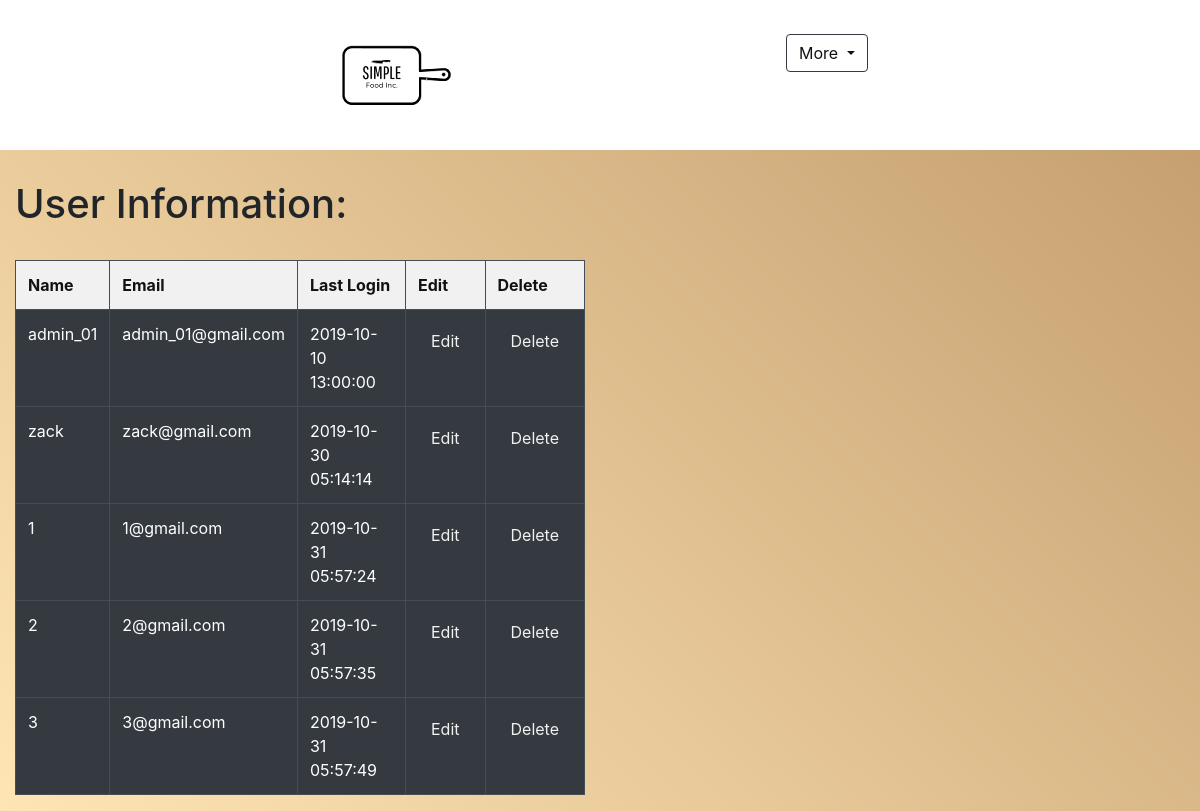
The app's page /admin.php, older data.
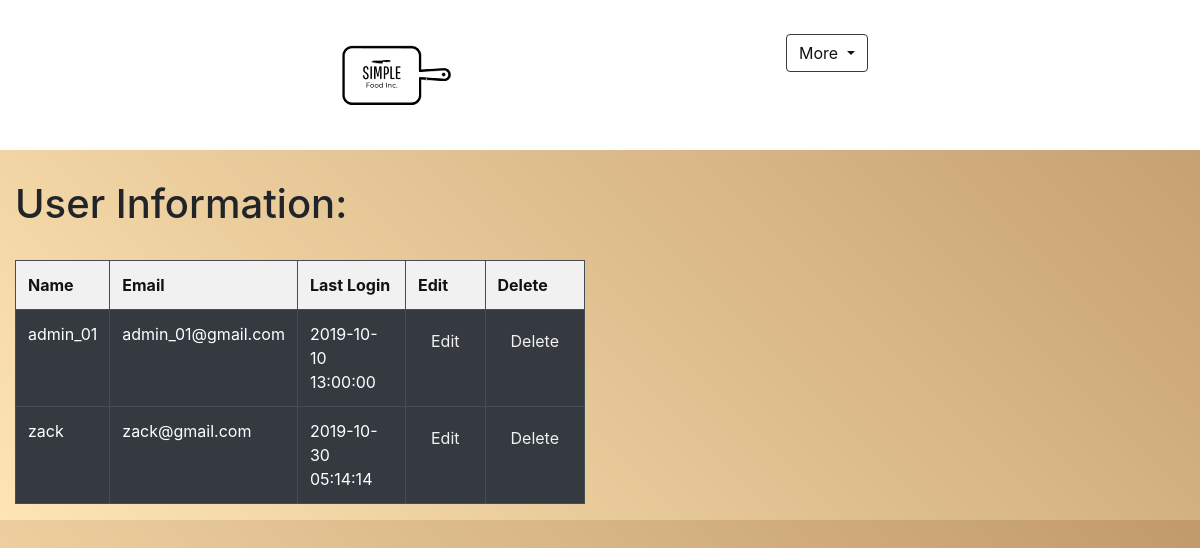
The same page, newer data.
### tables this page shows
CREATE TABLE IF NOT EXISTS `users` (
  `user_ID` int(11) NOT NULL AUTO_INCREMENT,
  `user_name` varchar(255) NOT NULL,
  `user_password` varchar(255) NOT NULL,
  `user_email` varchar(255) NOT NULL,
  `user_role` int(11) NOT NULL DEFAULT '1',
  `user_last_login` datetime NOT NULL,
  PRIMARY KEY (`user_ID`)
);

### admin.php (the view, shortened to what this page needs)
<!DOCTYPE html>
<html lang="en">
<head>
    <link rel="stylesheet" href="https://stackpath.bootstrapcdn.com/bootstrap/4.3.1/css/bootstrap.min.css">
</head>
<body>
    <?php
        include "header.php";
    ?>
    <div class="container-fluid dash">
        <div class="row">
            <div class="col-6">
                <h1>User Information:</h1>
                <br>
                <table border="1" class="table table-dark">
                    <tr bgcolor="f1f1f1" style="color:#131212">
                        <th>Name</th>
                        <th>Email</th>
                        <th>Last Login</th>
                        <th>Edit</th>
                        <th>Delete</th>
                    </tr>
                        <?php
                            include "conn.php";
                            $sql = "select * from users";
                            $result = mysqli_query($conn, $sql);
                            while($rows = mysqli_fetch_array($result))
                            {
                                echo "<tr>";
                                echo "<td>".$rows['user_name']."</td>";
                                echo "<td>".$rows['user_email']."</td>";
                                echo "<td>".$rows['user_last_login']."</td>";
                                echo "<td><a href='edit.php?id=".$rows['user_ID']."'><button  class='btn btn-outline-dark ' style='color:#f1f1f1'>Edit</button></a></td>";
                                echo "<td><a href='delete.php?id=".$rows['user_ID']."'><button  class='btn btn-outline-dark' style='color:#f1f1f1'>Delete</button></a></td>";
                                echo "</tr>";
                            }
                        ?>
                </table>
            </div>
        </div>
    </div>
</body>
</html>

### header.php (shortened to what this page needs)
<!DOCTYPE html>
<html lang="en">
<head>
    <link rel="stylesheet" href="https://stackpath.bootstrapcdn.com/bootstrap/4.3.1/css/bootstrap.min.css">
</head>
<body>
    <div class="container-fluid fixed-top">
            <div class="row">
                <div class="col-6">
                <a href="admin.php">
                    <img class="navbar-logo" src="image/logo.png" alt="Simple Food Inc" width="150" height="150" class="txtlogo">
                </a>
                </div>
                <div class="col-6">
                <div class="dropdown">
                    <button class="btn btn-outline-dark dropdown-toggle btn-reg" type="button" id="dropdownMenuButton" data-toggle="dropdown" aria-haspopup="true" aria-expanded="false">
                        More
                    </button>
                </div>
                </div>
            </div>
        </div>
</body>
</html>

### admin.php (style rules this page uses)
body { background: linear-gradient(45deg, rgba(255,229,180,1) 0%, rgba(193,154,107,1) 100%); }
a { color: #131212; }
.dash { margin-top: 15%; }

### header.php (style rules this page uses)
.fixed-top { background-color: #fff; }
.btn-outline-dark { color: #131212; }
.navbar-logo { margin-left: 52%; }
.btn-reg { margin-left: 30%; margin-top: 6%; }
* { box-sizing: border-box; }
.row:after { content: ""; display: table; clear: both; }

Row changes from the older to the newer data that the page shows:
removed users: user_name "1", user_email "1@gmail.com", user_last_login "2019-10-31 05:57:24"
removed users: user_name "2", user_email "2@gmail.com", user_last_login "2019-10-31 05:57:35"
removed users: user_name "3", user_email "3@gmail.com", user_last_login "2019-10-31 05:57:49"
